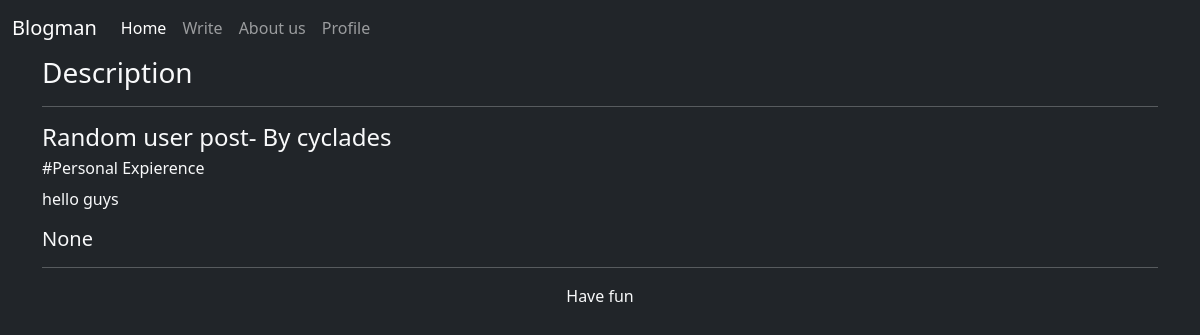
/desc/10 (signed in), run on the app's committed database.
### blogs/models.py (models this page shows, shortened)
class Blog(models.Model):
	id = models.BigAutoField(primary_key= True)
	genre_type = [
		("Science and Technology","Science and Technology"),
		("Literature","Literature"),
		("Action","Action"),
		("Personal Expierence","Personal Expierence"),
	]
	author = models.CharField(max_length=50)
	title  = models.CharField(max_length=100)
	genre  = models.CharField(max_length = 50, blank = True, null = True, choices=genre_type)
	content= models.TextField(blank = False)
	date = models.DateTimeField(blank= False)
	update_time = models.DateTimeField(blank= False, auto_now=True)
	private= models.BooleanField(default= False)
	class Meta:
		ordering = ['date']

### blogs/views.py (the view)
# urls.py: path('desc/<int:id>',blog_views.desc, name='desc')
def desc(request, id, *args, **kwargs):
	try:
		blog = Blog.objects.get(id = id)
		author = User.objects.get(id = blog.author)
		context={
			'blog':blog,
			"author":author
		}
	except Exception as e:
		print(e)
		messages.success(request, "Not a valid blog..")
		return redirect('/')
	return render(request,'desc.html', context)

### templates/desc.html (shortened to what this page needs)
{%extends 'Base.html'%}
{%block body%}
	<div class="container">
	<h3>Description</h3>
	<hr>
			<h4>{{blog.title}}- By {{author}}</h4>
			<h6>#{{blog.genre}}</h6>
			<p id ="context">
				{{blog.content}}
			</p>
			<h5>{{blog.date}}</h5>
			<hr>
	</div>
{%endblock%}

### data on the page
Blog: title "Random user post", genre "Personal Expierence", content "hello guys", date "None"

### other printed values
{{ author }} "cyclades"
